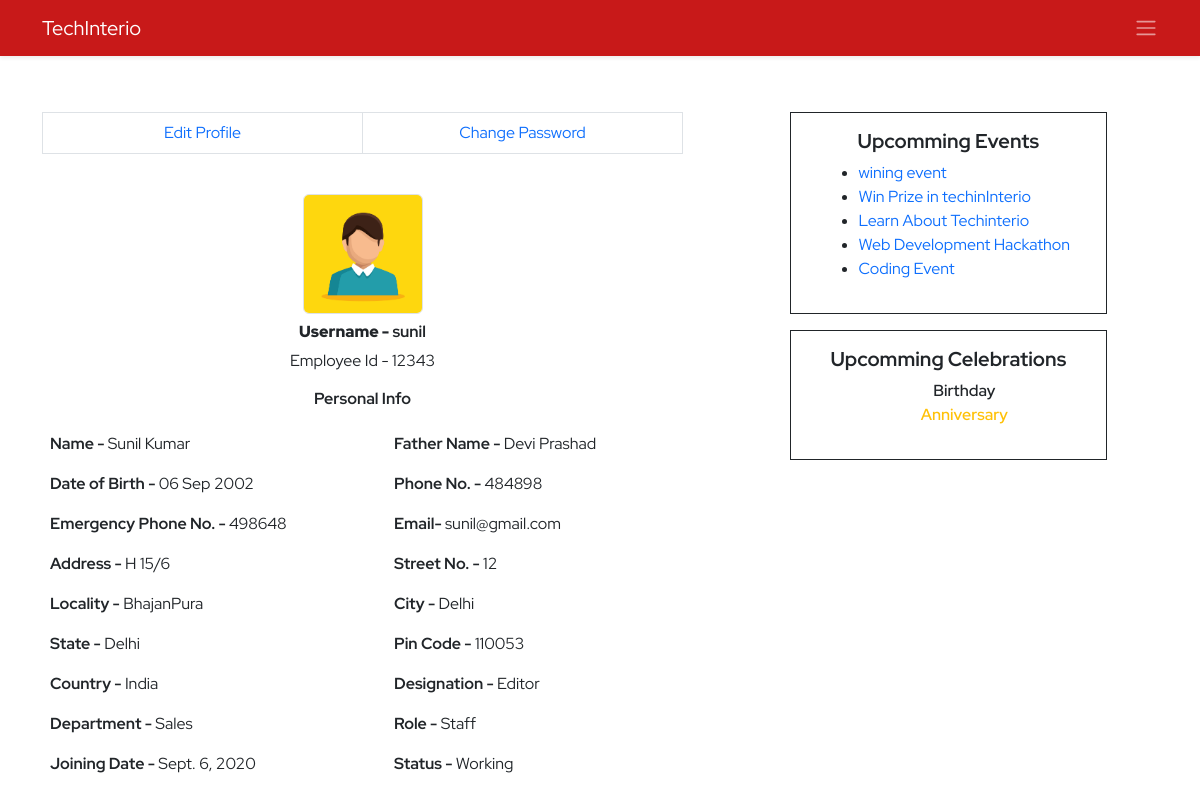
Page /ems/profile/ (signed in) on the committed database.
### ems/models.py (models this page shows, shortened)
class Employee(models.Model):
    empid=models.AutoField(primary_key=True)
    employeeid=models.IntegerField(unique=True, null=True, blank=True)
    user=models.OneToOneField(User,on_delete=models.CASCADE)
    name=models.CharField(max_length=50)
    father_name=models.CharField(max_length=50)
    avtar=models.ImageField(upload_to='employee_profile_images', blank=True , default='profile.jpg')
    document=models.FileField(upload_to='employee_documents',null=True,blank=True)
    dob=models.DateField()
    email=models.EmailField(max_length=100)
    mobile_no=models.IntegerField()
    emergency_mobile_no=models.IntegerField(null=True,blank=True)
    address=models.OneToOneField(Address, on_delete=models.CASCADE,blank=True, null=True,)
    designation=models.CharField(max_length=70,null=True, blank=True)
    role=models.ForeignKey(Role, on_delete=models.SET_NULL,blank=True, null=True,)
    department=models.ForeignKey(Department, on_delete=models.SET_NULL,blank=True, null=True,)
    joining_date=models.DateField(null=True, blank=True)
    status=models.CharField(max_length=15)
    @property
    def imageURL(self):
        try:
            url=self.avtar.url
        except:
            url=''
        return url

class Address(models.Model):
    user=models.OneToOneField(User,on_delete=models.CASCADE, blank=True,null=True)
    address=models.CharField(max_length=150)
    street=models.CharField(max_length=70)
    locality=models.CharField(max_length=70)
    city=models.CharField(max_length=50)
    state=models.CharField(max_length=50)
    pincode=models.FloatField(max_length=50)
    country=models.CharField(max_length=50, default='India')

class Department(models.Model):
    name=models.CharField(max_length=70, unique=True)
    description=models.TextField(max_length=200)
    created_at = models.DateTimeField(auto_now_add=True,blank=True,null=True)
    updated_at = models.DateTimeField(auto_now=True,blank=True,null=True)
    def __str__(self):
        return self.name

class Role(models.Model):
    name=models.CharField(max_length=70, unique=True)
    description=models.TextField(max_length=200)
    created_at = models.DateTimeField(auto_now_add=True,blank=True,null=True)
    updated_at = models.DateTimeField(auto_now=True,blank=True,null=True)
    def __str__(self):
        return self.name

class Events(models.Model):
    title=models.CharField(max_length=150)
    description=models.TextField(max_length=300)
    created_at=models.DateTimeField(auto_now_add=True)
    updated_at=models.DateTimeField(auto_now=True)
    date=models.DateField()
    is_completed=models.BooleanField(default=False)

### ems/views.py (the view, shortened to what this page needs)
# urls.py: path('profile/',profile,name='profile'),
def profile(request):
    context={}
    try:
        if request.user.is_authenticated:
            if not request.user.is_superuser:
                try:
                    events=Events.objects.exclude(is_completed=True).order_by('-id')[:10]
                    profile=Employee.objects.get(user=request.user)
                    address=Address.objects.get(user=request.user)
                    dob=str(profile.dob).split('-')
                    now=datetime.now()
                    day=now.day
                    month=now.month
                    year=now.year
                    dob_day=int(dob[2])
                    dob_month=int(dob[1])
                    dob_year=int(dob[0])
                    name=str(profile.name).split(' ')
                    if dob_month == month and dob_day == day:
                        print('Happy Birthday to ',profile.name)
                        context['birthday']=True
                        context['name']=name[0]
                    else:
                        context['birthday']=False
                    if profile.joining_date != '':
                        print('inside annivarsary')
                        joining_date=str(profile.joining_date).split('-')
                        j_day=int(joining_date[2])
                        j_month=int(joining_date[1])
                        j_year=int(joining_date[0])
                        completed_yers=year-j_year
                    else:
                        messages.warning(request,'Please Add Joining Date!')
                    context['profile']=profile
                    context['address']=address
                    context['events']=events
                except Exception as e:
                    print('Profile Inside Exception : ',e)
                    messages.warning(request, 'Profile Not found Please contact Admin')
                    return redirect('ems:ems')
                return render(request,'ems/profile.html',context)
            else:
                return redirect('ems:ems')
        else:
            messages.warning(request,'Please Login!')
            return redirect('home:login')
    except Exception as e:
        print('Profile Exception : ',e)
    return redirect('/')

### ems/templates/ems/profile.html (shortened to what this page needs)
{% extends './base.html' %}
{% block body %}
<section class="py-5">
    <div class="container">
        <div class="row d-flex justify-content-between">
            <div class="col-7 ">
                <table class="table table-bordered">
                    <tr class="text-center w-100">
                        <td class="w-50"><a href="{% url 'ems:profile-edit' %}">Edit Profile</a></td>
                        <td class="w-50"><a href="" data-bs-toggle="modal" data-bs-target="#changePassword" >Change Password</a></td>
                    </tr>
                </table>
                <div class="personal-info">
                    <table class="table table-borderless">
                        <tr>
                            <td colspan="2">
                                <div class="avtar d-flex align-items-center flex-column">
                                    <img src="{{profile.imageURL}}" alt="" class="rounded border ">
                                    <div class="d-flex justify-content-between align-items-center">
                                        <h6 class="m-2 profile-title"><b>Username - </b>{{profile.user.username}}</h6>
                                    </div>
                                    <span>Employee Id - {{profile.employeeid}}</span>
                                </div>
                            </td>
                        </tr>
                        <tr>
                            <td colspan="2">
                              <h6 class="text-center profile-title">Personal Info</h6>
                            </td>
                        </tr>
                        <tr>
                            <td><b>Name - </b>{{profile.name}}</td>
                            <td><b>Father Name - </b>{{profile.father_name}}</td>
                        </tr>
                        <tr>
                            <td><b>Date of Birth - </b>{{profile.dob |date:'d M Y'}}</td>
                            <td><b>Phone No. - </b>{{profile.mobile_no}}</td>
                        </tr>
                        <tr>
                            <td><b>Emergency Phone No. - </b>{{profile.emergency_mobile_no}}</td>
                            <td><b>Email- </b>{{profile.email}}</td>
                        </tr>
                        <tr>
                            <td><b>Address - </b>{{address.address}}</td>
                            <td><b>Street No. - </b>{{address.street}}</td>
                        </tr>
                        <tr>
                            <td><b>Locality - </b>{{address.locality}}</td>
                            <td><b>City - </b>{{address.city}}</td>
                        </tr>
                        <tr>
                            <td><b>State - </b>{{address.state}}</td>
                            <td><b>Pin Code - </b>{{address.pincode|floatformat:'0'}}</td>
                        </tr>
                        <tr>
                            <td><b>Country - </b>{{address.country}}</td>
                            <td><b>Designation - </b>{{profile.designation}}</td>
                        </tr>
                        <tr>
                            <td><b>Department - </b>{{profile.department}}</td>
                            <td><b>Role - </b>{{profile.role}}</td>
                        </tr>
                        <tr>
                            <td><b>Joining Date - </b>{{profile.joining_date}}</td>
                            <td><b>Status - </b>{{profile.status}}</td>
                        </tr>
                    </table>
                </div>
            </div>
            <div class="col-4 ">
                <div class="row">
                    <div class="col-10 border border-dark  py-3 px-2 d-flex justify-content-center flex-column align-items-center">
                        <h3 class="events-title text-center mb-2">Upcomming Events</h3>
                        <ul>
                            {% for event in events  %}
                            <li><a href="{% url 'ems:event' event.id %}">{{event.title}}</a></li>
                            {% endfor %}
                        </ul>
                    </div>
                    <div class="col-10 border border-dark my-3 py-3 px-2 ">
                        <h3 class="events-title text-center mb-2">Upcomming Celebrations</h3>
                        <ul class="style-none" style="list-style:none ;">
                            <li class="text-center  fw-semibold">Birthday</li>
                            <li class="text-center text-warning fw-semibold">Anniversary</li>
                        </ul>
                    </div>
                </div>
            </div>
        </div>
    </div>
</section>
{% endblock body %}

### static/css/style.css (style rules this page uses)
* { margin: 0; padding: 0; box-sizing: border-box; }
:root { --body-font: 'Red Hat Display', sans-serif; --second-font: 'Kaushan Script', cursive; --biggest-font-size: 2rem; --bigger-font-size: 1.5rem; --big-font-size: 1.25rem; --h1-font-size: 1.5rem; --h2-font-size: 1.25rem; --h3-font-size: 1rem; --normal-font-size: .938rem; --small-font-size: .813rem; --smaller-font-size: .75rem; --font-bold: 700; --font-black: 900; }
@media screen and (min-width: 1024px) { :root { --biggest-font-size: 6rem; --bigger-font-size: 3.5rem; --big-font-size: 2.75rem; --h1-font-size: 2.25rem; --h2-font-size: 1.5rem; --h3-font-size: 1.25rem; --normal-font-size: 1rem; --small-font-size: .875rem; --smaller-font-size: .813rem; --bs-modal-width:700px; } }
* { box-sizing: border-box; padding: 0; margin: 0; }
html { scroll-behavior: smooth; }
body, button, label, select, input { font-family: var(--body-font); font-size: var(--normal-font-size); }
h1, h2, h3 { font-weight: var(--font-bold); }
a { text-decoration: none; }
img { max-width: 100%; height: auto; }
.avtar img { height: 120px; margin-top: 1rem; width: 120px; object-fit: cover; object-position: center; }
.profile-title { font-weight: var(--font-bold); font-size: var(--normal-font); }
.events-title { font-size:var(--h3-font-size) ; }

### rows in the picture
Employee: imageURL (picture), user.username "sunil", employeeid "12343", name "Sunil Kumar", father_name "Devi Prashad", dob "06 Sep 2002", mobile_no "484898", emergency_mobile_no "498648", email "sunil@gmail.com", designation "Editor", department "Sales", role "Staff", joining_date "Sept. 6, 2020", status "Working"
Address: address "H 15/6", street "12", locality "BhajanPura", city "Delhi", state "Delhi", pincode "110053", country "India"
Events: title "wining event"
Events: title "Win Prize in techinInterio"
Events: title "Learn About Techinterio"
Events: title "Web Development Hackathon"
Events: title "Coding Event"
